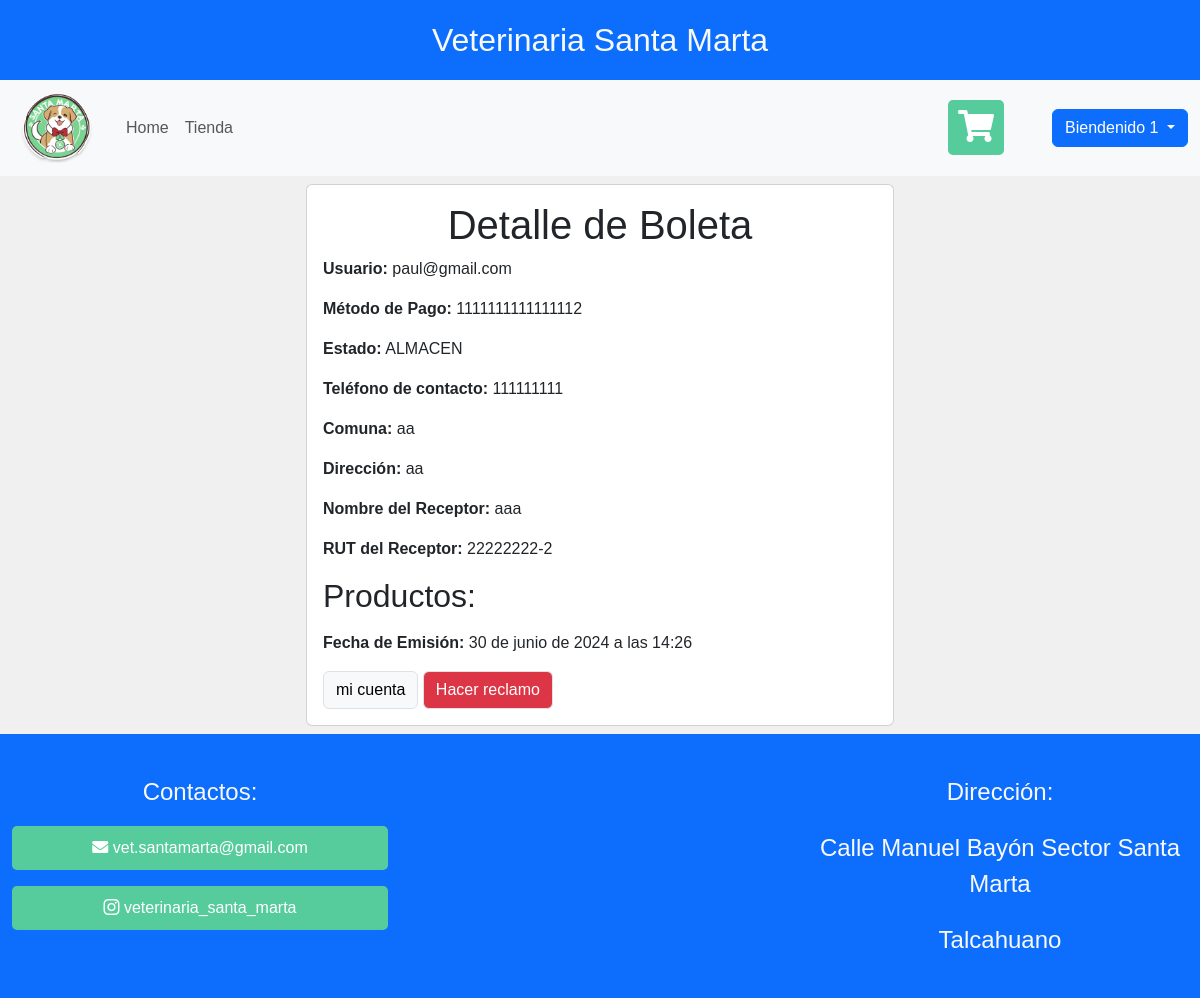
The app's page /ver_boleta/1 (signed in), older data.
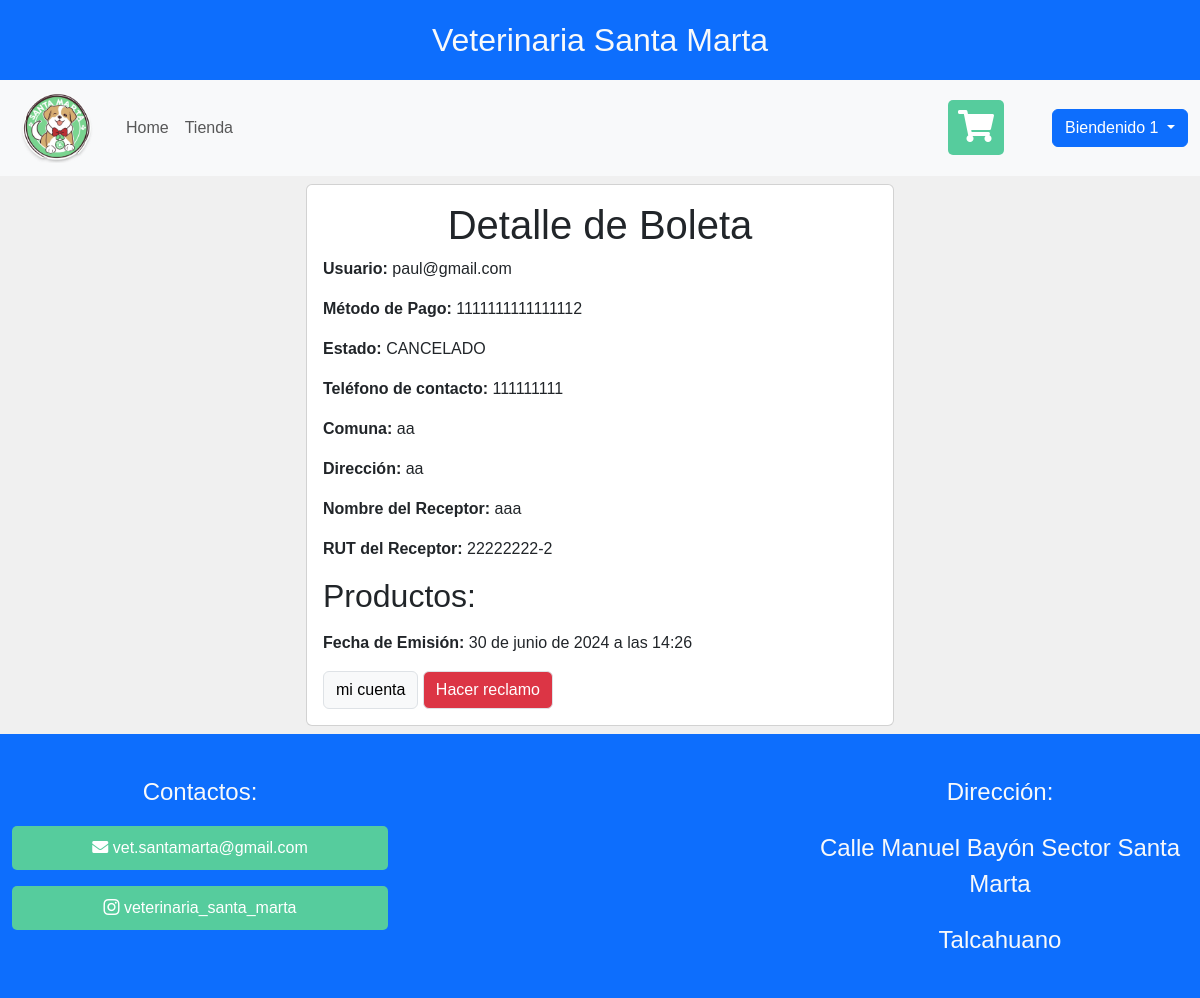
The same page, newer data.
### mi_web/models.py (models this page shows, shortened)
class Usuario(AbstractBaseUser,PermissionsMixin):
    run = models.CharField( "rut" ,max_length=10 ,primary_key=True )
    correo = models.EmailField("correo", max_length=150 , unique=True)
    nombre = models.CharField("nombre", max_length=50)
    apellido = models.CharField("apellido", max_length=50)
    telefono= models.CharField("telefono", max_length=9)
    comuna= models.CharField("comuna", max_length=50)
    direccion= models.CharField("direccion", max_length=50)
    is_staff = models.BooleanField("empleado",default=False)
    is_superuser = models.BooleanField("superuser",default=False)
    es_baneado = models.BooleanField("baneado", default=False)
    USERNAME_FIELD="correo"
    objects=Usuariomanager()
    REQUIRED_FIELDS=["run","nombre","apellido","telefono","comuna","direccion"]

class Boleta(models.Model):
    user = models.ForeignKey('Usuario', verbose_name=("Usuario") ,on_delete=models.DO_NOTHING )
    carritoDeCompra =  models.ForeignKey(CarritoDeCompras,verbose_name=("CarritoDeCompra") , on_delete=models.DO_NOTHING)
    metodoDePago = models.ForeignKey(Tarjeta , verbose_name=("Tarjeta") ,on_delete=models.DO_NOTHING)
    estado = models.CharField("estado",max_length=20, choices=ESTADO_ENVIO,default="ALMACEN")
    telefono2 = models.CharField("telefono2", max_length=9)
    comuna2 = models.CharField("comuna2", max_length=50)
    direccion2 = models.CharField("direccion2", max_length=50)
    fecha_emision = models.DateTimeField("fecha_emision",auto_now_add=True)
    rut_receptor = models.CharField("RUT del Receptor", max_length=12)
    nombre_receptor = models.CharField("Nombre del Receptor", max_length=100)

class Tarjeta(models.Model):
    uusuario=models.ForeignKey("mi_web.Usuario", verbose_name=("usuario"), on_delete=models.CASCADE , null=True)
    tarjeta_de_credito = models.IntegerField("numero tarjeta", unique=True)
    fecha_de_vencimiento = models.CharField("fecha vencimiento", max_length=50)
    codigo_de_seguridad = models.IntegerField("cv")
    def __str__(self):
        return f'{self.tarjeta_de_credito}'

### mi_web/views.py (the view)
# urls.py: path('ver_boleta/<id>',login_required(views.ver_boleta),name='ver_boleta'),
@login_required
def ver_boleta(request,id):
    boleta = get_object_or_404(Boleta, id=id)
    productos_boleta = ProductoBoleta.objects.filter(boleta=boleta)
    datos = {
        "boleta": boleta,
        "productos_boleta": productos_boleta
    }
    return render(request,'vet/ver_boleta.html',datos)

### mi_web/templates/vet/ver_boleta.html (shortened to what this page needs)
{% extends "vet/base_p.html" %}
{% load static %}
{% load crispy_forms_tags %}
{% block contenido %}
<div class="row justify-content-center">
    <div class="col-12 col-md-6 m-2">
        <div class="card text-start">
            <div class="card-body">
                <h1>Detalle de Boleta</h1>
                <p><strong>Usuario:</strong> {{ boleta.user }}</p>
                <p><strong>Método de Pago:</strong> {{ boleta.metodoDePago }}</p>
                <p><strong>Estado:</strong> {{ boleta.estado }}</p>
                <p><strong>Teléfono de contacto:</strong> {{ boleta.telefono2 }}</p>
                <p><strong>Comuna:</strong> {{ boleta.comuna2 }}</p>
                <p><strong>Dirección:</strong> {{ boleta.direccion2 }}</p>
                <p><strong>Nombre del Receptor:</strong> {{ boleta.nombre_receptor }}</p>
                <p><strong>RUT del Receptor:</strong> {{ boleta.rut_receptor }}</p>
                <h2>Productos:</h2>
                <p><strong>Fecha de Emisión:</strong> {{ boleta.fecha_emision }}</p>
                <a href='{% url "mi_cuenta" user.correo%}' role='button' class="btn btn-light border">mi cuenta</a>
                <a href='{% url "Crear_reclamo" boleta.id %}' role='button' class="btn btn-danger border">Hacer reclamo</a>
            </div>
        </div>
    </div>
</div>
{% endblock contenido %}

### mi_web/templates/vet/base_p.html (shortened to what this page needs)
{% load static %}
<!DOCTYPE html>
<html lang="en">
    <head>
        <link href="https://cdn.jsdelivr.net/npm/bootstrap@5.3.3/dist/css/bootstrap.min.css" rel="stylesheet">
        <link href="https://cdn.jsdelivr.net/npm/bootstrap-icons@1.7.0/font/bootstrap-icons.css" rel="stylesheet">
        <link rel="stylesheet" href="https://cdnjs.cloudflare.com/ajax/libs/font-awesome/5.15.4/css/all.min.css">
        <link rel="stylesheet" href="{% static 'vet/css/carrito.css'%}">
        <link rel="stylesheet" href= "{% static 'vet/css/cssmain.css' %} ">
        <link rel="stylesheet" href= "{% static 'vet/css/gato.css' %}">
    </head>
    <body>
        <header class="cotainer-fluid bg-primary d-flex justify-content-center flex-column">
            <p class="text-light pt-3 fs-2 text-center"> Veterinaria Santa Marta</p>
            <nav class="navbar navbar-expand-sm bg-body-tertiary">
                <div class="container-fluid">
                    <a class="navbar-brand"><samp class="fw-bold ml-3"><img src={% static "vet/img/logo.png" %}
                                width="90"></samp></a>
                    <div class="collapse navbar-collapse" id="navbarSupportedContent">
                        <ul class="navbar-nav me-auto mb-2 mb-lg-0">
                            <li class="nav-item">
                                <a class="nav-link" aria-current="page" href=" {% url "index" %}">Home</a>
                            </li>
                            <li class="nav-item">
                                <a class="nav-link" aria-current="page" href=" {% url "tienda_login" %} ">Tienda</a>
                            </li>
                        </ul>
                        <div class="me-5">
                            <a href=" {% url "ver_carrito" %}" class="boton" style="color: #ffffff;">
                                <i class="fas fa-shopping-cart fa-2x" aria-current="page" style="cursor: pointer;"></i>
                            </a>
                        </div>
                        <form class="d-flex" role="search">
                            <div class="dropdown">
                                <a class="btn btn-primary dropdown-toggle" role="button" data-bs-toggle="dropdown"
                                    aria-expanded="false">
                                    {% if request.user.is_authenticated %}
                                    Biendenido {{user.nombre}}
                                    {% else %}
                                    Iniciar sesión
                                    {% endif %}
                                </a>
                            </div>
                        </form>
                    </div>
                </div>
            </nav>
        </header>
        <main>
        {% block contenido %}
        {% endblock contenido %}
        </main>
        <footer class="container-fluid bg-primary text-center py-4">
            <div class="row">
                <div class="col-md-4 col-sm-12">
                    <p class="text-light pt-3 fs-4">Contactos:</p>
                    <p>
                        <a href="mailto:vet.santamarta@gmail.com" class="boton" style="text-decoration: none; color: #ffffff;">
                            <i class="fas fa-envelope" aria-current="page" style="cursor: pointer;"></i> vet.santamarta@gmail.com
                        </a>
                    </p>
                    <p>
                        <a href="https://www.instagram.com/veterinaria_santa_marta/" target="_blank" class="boton" style="text-decoration: none; color: #ffffff;">
                            <i class="bi bi-instagram" aria-current="page" style="cursor: pointer;"></i> veterinaria_santa_marta
                        </a>
                    </p>
                </div>
                <div class="col-md-4 col-sm-12">
                </div>
                <div class="col-md-4 col-sm-12">
                    <p class="text-light pt-3 fs-4"> Dirección: </p>
                    <p class="text-light pt-1 fs-4"> Calle Manuel Bayón Sector Santa Marta</p>
                    <p class="text-light pt-1 fs-4">Talcahuano</p>
                </div>
            </div>
        </footer>
    </body>
</html>

### mi_web/static/vet/css/carrito.css (style rules this page uses)
body { font-family: Arial, sans-serif; margin: 0; padding: 0; box-sizing: border-box; background-color: #f0f0f0; }
h1 { text-align: center; }
.boton { display: block; width: 100%; padding: 10px; background-color: #56cc9d; color: #fff; text-align: center; text-decoration: none; border-radius: 5px; cursor: pointer; }

### mi_web/static/vet/css/cssmain.css (style rules this page uses)
body { font-family: 'Montserrat', sans-serif; overflow-x: hidden; display: flex; flex-direction: column; min-height: 100vh; }
main { flex: 1; }

Row changes from the older to the newer data that the page shows:
changed Boleta "aa": estado "ALMACEN" → "CANCELADO"
